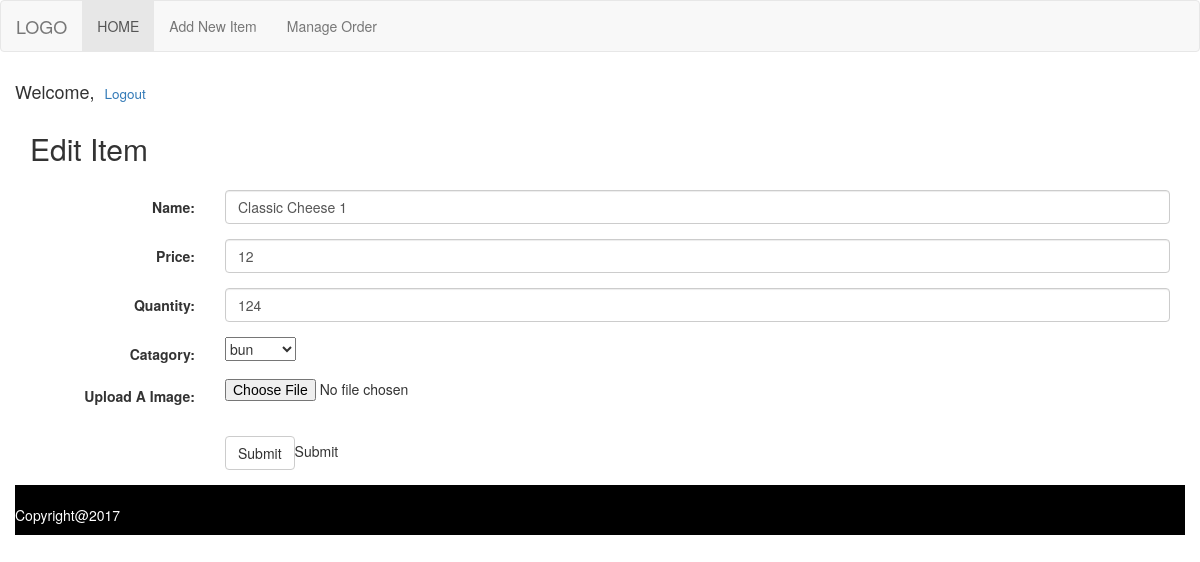
The page /main/input_edit.php?id=13 on the database its author committed.
### tables this page shows
CREATE TABLE `item` (
  `Name` varchar(255) NOT NULL,
  `catagory` varchar(255) NOT NULL,
  `price` varchar(255) NOT NULL,
  `quantity` int(11) NOT NULL,
  `I_ID` int(11) NOT NULL,
  `image` mediumblob NOT NULL,
  `image_dir` varchar(255) NOT NULL
);

### main/input_edit.php (the view, shortened to what this page needs)
<?php
include_once 'db.php';
require_once 'admin_header.php';
$item_id=$_GET['id'];
$item_id = $con->real_escape_string($item_id);
$item="SELECT `name`,`catagory`,`price`,`quantity`, `image_dir`FROM `item` WHERE I_ID='$item_id'";
$iteminfo=$con->query($item);
if($iteminfo->num_rows>0){
    while($row=mysqli_fetch_array($iteminfo)){
        $item_name=$row['name'];
        $catagory=$row['catagory'];
        $price=$row['price'];
        $quantity=$row['quantity'];
    }
}
?>
<h2>Edit Item</h2>
<form class="form-horizontal" action="http://localhost/cse391/burger/main/input_edit_action.php" method="POST"  enctype="multipart/form-data">
    <div class="form-group">
        <label class="control-label col-sm-2" for="Name" >Name:</label>
        <div class="col-sm-10">
            <input type="name" value="<?php echo $item_name  ?>" class="form-control" id="name"  placeholder="Enter Name" name="name">
        </div>
    </div>
    <div class="form-group">
        <label class="control-label col-sm-2" for="price">Price:</label>
        <div class="col-sm-10">
            <input type="price" value="<?php echo $price ?>" class="form-control" id="price" placeholder="Enter price" name="price">
        </div>
    </div>
    <div class="form-group">
        <label class="control-label col-sm-2" for="quantity">Quantity:</label>
        <div class="col-sm-10">
            <input type="price" value="<?php echo $quantity ?>" class="form-control" id="quantity" placeholder="Enter price" name="quantity">
        </div>
    </div>
    <div class="form-group">
        <label class="control-label col-sm-2" for="catagory">Catagory:</label>
        <div class="col-sm-10">
            <select name="catagory" value="<?php echo $catagory ?>">
                <option value="bun">bun</option>
            </select>
        </div>
    </div>
    <div class="form-group">
        <label class="control-label col-sm-2" for="Image">Upload A Image:</label>
        <div class="col-sm-10">
            <input type="file" value="<?php echo $image_dir ?>"  name="fileupload" id="fileupload" >
            <br>
        </div>
    </div>
    <div class="form-group">
        <div class="col-sm-offset-2 col-sm-10">
            <input type="submit" class="btn btn-default">Submit</input>
        </div>
    </div>
</form>
<?php
    include_once 'footer.php';
?>

### rows shown on the page
item: name "Classic Cheese 1", price "12", quantity "124", catagory "bun"
